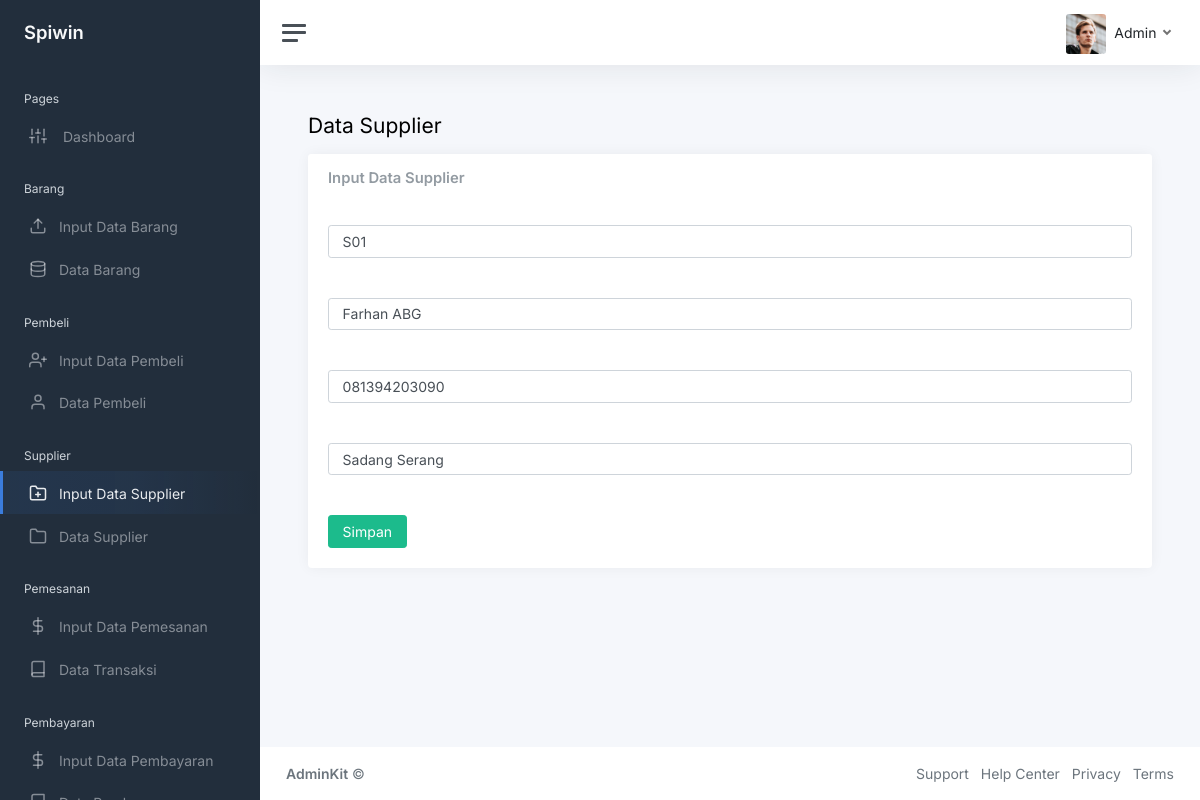
Screenshot of /admin/esup.php?id=S01&aksi=edit with the database file from the repository.
### tables this page shows
CREATE TABLE `suplier` (
  `kd_sp` varchar(10) NOT NULL,
  `nm_sp` varchar(50) NOT NULL,
  `no_tlp` varchar(13) NOT NULL,
  `alamat` text NOT NULL
);

### admin/database.php (called while the page is built, shortened)
<?php
class database{
	var $host = "localhost";
	var $username = "root";
	var $password = "";
	var $database = "spiwin";
	var $koneksi = "";
	function __construct(){
		$this->koneksi = mysqli_connect($this->host, $this->username, $this->password, $this->database);
	}
	function get_by_supplier($kd_supplier){
		$query = mysqli_query($this->koneksi,"select * from suplier where kd_sp='$kd_supplier'");
		return $query->fetch_array();
	}
}
?>

### admin/esup.php (the view, shortened to what this page needs)
<?php
include('database.php');
$db = new database();
$kd_supplier = $_GET['id'];
if (! is_null($kd_supplier)) {
  $data_supplier = $db->get_by_supplier($kd_supplier);
} else {
  header('location:stampil.php');
}
?>
<!DOCTYPE html>
<html lang="en">
<head>
	<link href="css/app.css" rel="stylesheet">
</head>
<body>
	<div class="wrapper">
		<nav id="sidebar" class="sidebar js-sidebar">
			<div class="sidebar-content js-simplebar">
				<a class="sidebar-brand" href="index.html">
          <span class="align-middle">Spiwin</span>
        </a>
				<ul class="sidebar-nav">
					<li class="sidebar-header">
						Pages
					</li>
						<li class="sidebar-item">
						<a class="sidebar-link" href="index.php">
              <i class="align-middle" data-feather="sliders"></i> <span class="align-middle">Dashboard</span>
            </a>
        </li>
					<li class="sidebar-header">
						Barang
					</li>
					<li class="sidebar-item">
						<a class="sidebar-link" href="fbar.php">
             <i class="align-middle me-2" data-feather="upload"></i> <span class="align-middle">Input Data Barang</span>
            </a>
					</li>
					<li class="sidebar-item">
						<a class="sidebar-link" href="btampil.php">
            <i class="align-middle me-2" data-feather="database"></i> <span class="align-middle">Data Barang</span>
            </a>
					</li>
					<li class="sidebar-header">
						Pembeli
					</li>
					<li class="sidebar-item ">
						<a class="sidebar-link" href="fpem.php">
             <i class="align-middle me-2" data-feather="user-plus"></i> <span class="align-middle">Input Data Pembeli</span>
            </a>
					</li>
					<li class="sidebar-item">
						<a class="sidebar-link" href="ptampil.php">
            <i class="align-middle me-2" data-feather="user"></i> <span class="align-middle">Data Pembeli</span>
            </a>
					</li>
					<li class="sidebar-header">
						Supplier
					</li>
					<li class="sidebar-item active">
						<a class="sidebar-link" href="fsup.php">
             <i class="align-middle me-2" data-feather="folder-plus"></i> <span class="align-middle">Input Data Supplier</span>
            </a>
					</li>
					<li class="sidebar-item">
						<a class="sidebar-link" href="stampil.php">
            <i class="align-middle me-2" data-feather="folder"></i> <span class="align-middle">Data Supplier</span>
            </a>
					</li>
					<li class="sidebar-header">
						Pemesanan
					</li>
					<li class="sidebar-item ">
						<a class="sidebar-link" href="ftran.php">
             <i class="align-middle me-2" data-feather="dollar-sign"></i> <span class="align-middle">Input Data Pemesanan</span>
            </a>
					</li>
					<li class="sidebar-item">
						<a class="sidebar-link" href="ttampil.php">
            <i class="align-middle me-2" data-feather="book"></i> <span class="align-middle">Data Transaksi</span>
            </a>
					</li>
					<li class="sidebar-header">
						Pembayaran
					</li>
					<li class="sidebar-item ">
						<a class="sidebar-link" href="fbay.php">
             <i class="align-middle me-2" data-feather="dollar-sign"></i> <span class="align-middle">Input Data Pembayaran</span>
            </a>
					</li>
					<li class="sidebar-item">
						<a class="sidebar-link" href="ytampil.php">
            <i class="align-middle me-2" data-feather="book"></i> <span class="align-middle">Data Pembayaran</span>
            </a>
					</li>
				</ul>
			</div>
		</nav>
		<div class="main">
			<nav class="navbar navbar-expand navbar-light navbar-bg">
				<a class="sidebar-toggle js-sidebar-toggle">
          <i class="hamburger align-self-center"></i>
        </a>
				<div class="navbar-collapse collapse">
					<ul class="navbar-nav navbar-align">
						<li class="nav-item dropdown">
								<a class="nav-link dropdown-toggle d-none d-sm-inline-block" href="#" data-bs-toggle="dropdown">
                <img src="img/avatars/avatar.jpg" class="avatar img-fluid rounded me-1" alt="Charles Hall" /> <span class="text-dark">Admin</span>
              </a>
						</li>
					</ul>
				</div>
			</nav>
			<main class="content">
				<div class="container-fluid p-0">
					<form action="data.php?action=update3" method="post">
					<h1 class="h3 mb-3">Data Supplier</h1>
					<div class="row">
						<div class="col-12">
							<div class="card">
								<div class="card-header">
									<h5 class="card-title mb-0">Input Data Supplier</h5>
								</div>
								<div class="card-body">
									<input type="text" class="form-control" name="kd" value="<?php echo $data_supplier['kd_sp']; ?>" placeholder="Kode Supplier">
								</div>
								<div class="card-body">
									<input type="text" class="form-control" name="nm"  value="<?php echo $data_supplier['nm_sp']; ?>" placeholder="Nama Supplier">
								</div>
								<div class="card-body">
									<input type="text" class="form-control" name="no"  value="<?php echo $data_supplier['no_tlp']; ?>" placeholder="No Telepon">
								</div>
								<div class="card-body">
									<input type="text" class="form-control" name="al"  value="<?php echo $data_supplier['alamat']; ?>" placeholder="Alamat">
								</div>
								<div class="card-body">
									<button class="btn btn-success">Simpan</button>
								</div>
							</div>
						</div>
					</div>
					</form>
				</div>
			</main>
			<footer class="footer">
				<div class="container-fluid">
					<div class="row text-muted">
						<div class="col-6 text-start">
							<p class="mb-0">
								<a class="text-muted" href="https://adminkit.io/" target="_blank"><strong>AdminKit</strong></a> &copy;
							</p>
						</div>
						<div class="col-6 text-end">
							<ul class="list-inline">
								<li class="list-inline-item">
									<a class="text-muted" href="https://adminkit.io/" target="_blank">Support</a>
								</li>
								<li class="list-inline-item">
									<a class="text-muted" href="https://adminkit.io/" target="_blank">Help Center</a>
								</li>
								<li class="list-inline-item">
									<a class="text-muted" href="https://adminkit.io/" target="_blank">Privacy</a>
								</li>
								<li class="list-inline-item">
									<a class="text-muted" href="https://adminkit.io/" target="_blank">Terms</a>
								</li>
							</ul>
						</div>
					</div>
				</div>
			</footer>
		</div>
	</div>
</body>
</html>

### rows the page displays
suplier: kd "S01", nm "Farhan ABG", no "081394203090", al "Sadang Serang"
